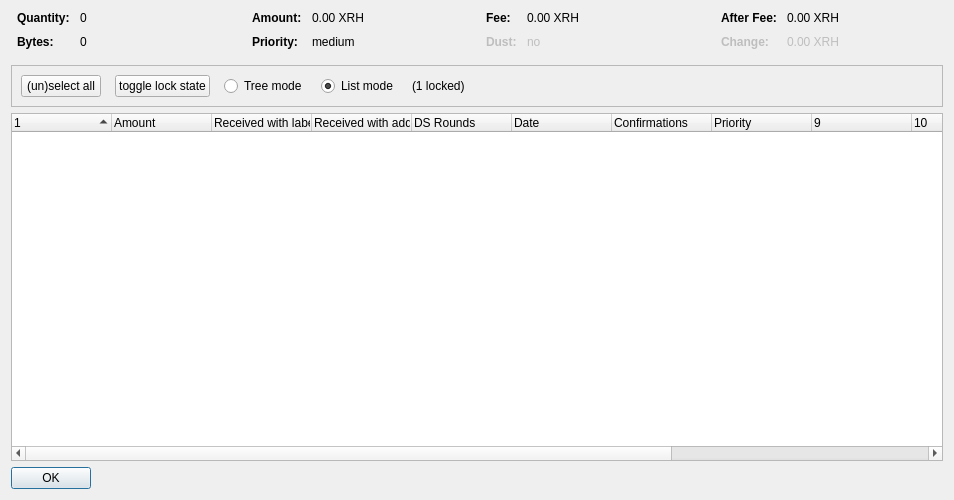
<?xml version="1.0" encoding="UTF-8"?>
<ui version="4.0">
 <class>CoinControlDialog</class>
 <widget class="QDialog" name="CoinControlDialog">
  <property name="geometry">
   <rect>
    <x>0</x>
    <y>0</y>
    <width>954</width>
    <height>500</height>
   </rect>
  </property>
  <property name="windowTitle">
   <string>Coin Selection</string>
  </property>
  <layout class="QVBoxLayout" name="verticalLayout">
   <item>
    <layout class="QHBoxLayout" name="horizontalLayoutTop" stretch="0,0,0,0">
     <property name="topMargin">
      <number>0</number>
     </property>
     <property name="bottomMargin">
      <number>10</number>
     </property>
     <item>
      <layout class="QFormLayout" name="formLayoutCoinControl1">
       <property name="horizontalSpacing">
        <number>10</number>
       </property>
       <property name="verticalSpacing">
        <number>10</number>
       </property>
       <property name="leftMargin">
        <number>6</number>
       </property>
       <property name="rightMargin">
        <number>6</number>
       </property>
       <item row="0" column="0">
        <widget class="QLabel" name="labelCoinControlQuantityText">
         <property name="font">
          <font>
           <weight>75</weight>
           <bold>true</bold>
          </font>
         </property>
         <property name="text">
          <string>Quantity:</string>
         </property>
        </widget>
       </item>
       <item row="0" column="1">
        <widget class="QLabel" name="labelCoinControlQuantity">
         <property name="cursor">
          <cursorShape>IBeamCursor</cursorShape>
         </property>
         <property name="contextMenuPolicy">
          <enum>Qt::ActionsContextMenu</enum>
         </property>
         <property name="text">
          <string notr="true">0</string>
         </property>
         <property name="textInteractionFlags">
          <set>Qt::LinksAccessibleByMouse|Qt::TextSelectableByKeyboard|Qt::TextSelectableByMouse</set>
         </property>
        </widget>
       </item>
       <item row="1" column="0">
        <widget class="QLabel" name="labelCoinControlBytesText">
         <property name="font">
          <font>
           <weight>75</weight>
           <bold>true</bold>
          </font>
         </property>
         <property name="text">
          <string>Bytes:</string>
         </property>
        </widget>
       </item>
       <item row="1" column="1">
        <widget class="QLabel" name="labelCoinControlBytes">
         <property name="cursor">
          <cursorShape>IBeamCursor</cursorShape>
         </property>
         <property name="contextMenuPolicy">
          <enum>Qt::ActionsContextMenu</enum>
         </property>
         <property name="text">
          <string notr="true">0</string>
         </property>
         <property name="textInteractionFlags">
          <set>Qt::LinksAccessibleByMouse|Qt::TextSelectableByKeyboard|Qt::TextSelectableByMouse</set>
         </property>
        </widget>
       </item>
      </layout>
     </item>
     <item>
      <layout class="QFormLayout" name="formLayoutCoinControl2">
       <property name="horizontalSpacing">
        <number>10</number>
       </property>
       <property name="verticalSpacing">
        <number>10</number>
       </property>
       <property name="leftMargin">
        <number>6</number>
       </property>
       <property name="rightMargin">
        <number>6</number>
       </property>
       <item row="0" column="0">
        <widget class="QLabel" name="labelCoinControlAmountText">
         <property name="font">
          <font>
           <weight>75</weight>
           <bold>true</bold>
          </font>
         </property>
         <property name="text">
          <string>Amount:</string>
         </property>
        </widget>
       </item>
       <item row="0" column="1">
        <widget class="QLabel" name="labelCoinControlAmount">
         <property name="cursor">
          <cursorShape>IBeamCursor</cursorShape>
         </property>
         <property name="contextMenuPolicy">
          <enum>Qt::ActionsContextMenu</enum>
         </property>
         <property name="text">
          <string notr="true">0.00 XRH</string>
         </property>
         <property name="textInteractionFlags">
          <set>Qt::LinksAccessibleByMouse|Qt::TextSelectableByKeyboard|Qt::TextSelectableByMouse</set>
         </property>
        </widget>
       </item>
       <item row="1" column="0">
        <widget class="QLabel" name="labelCoinControlPriorityText">
         <property name="font">
          <font>
           <weight>75</weight>
           <bold>true</bold>
          </font>
         </property>
         <property name="text">
          <string>Priority:</string>
         </property>
        </widget>
       </item>
       <item row="1" column="1">
        <widget class="QLabel" name="labelCoinControlPriority">
         <property name="cursor">
          <cursorShape>IBeamCursor</cursorShape>
         </property>
         <property name="contextMenuPolicy">
          <enum>Qt::ActionsContextMenu</enum>
         </property>
         <property name="text">
          <string>medium</string>
         </property>
         <property name="textInteractionFlags">
          <set>Qt::LinksAccessibleByMouse|Qt::TextSelectableByKeyboard|Qt::TextSelectableByMouse</set>
         </property>
        </widget>
       </item>
      </layout>
     </item>
     <item>
      <layout class="QFormLayout" name="formLayoutCoinControl3">
       <property name="horizontalSpacing">
        <number>10</number>
       </property>
       <property name="verticalSpacing">
        <number>10</number>
       </property>
       <property name="leftMargin">
        <number>6</number>
       </property>
       <property name="rightMargin">
        <number>6</number>
       </property>
       <item row="0" column="0">
        <widget class="QLabel" name="labelCoinControlFeeText">
         <property name="font">
          <font>
           <weight>75</weight>
           <bold>true</bold>
          </font>
         </property>
         <property name="text">
          <string>Fee:</string>
         </property>
        </widget>
       </item>
       <item row="0" column="1">
        <widget class="QLabel" name="labelCoinControlFee">
         <property name="cursor">
          <cursorShape>IBeamCursor</cursorShape>
         </property>
         <property name="contextMenuPolicy">
          <enum>Qt::ActionsContextMenu</enum>
         </property>
         <property name="text">
          <string notr="true">0.00 XRH</string>
         </property>
         <property name="textInteractionFlags">
          <set>Qt::LinksAccessibleByMouse|Qt::TextSelectableByKeyboard|Qt::TextSelectableByMouse</set>
         </property>
        </widget>
       </item>
       <item row="1" column="0">
        <widget class="QLabel" name="labelCoinControlLowOutputText">
         <property name="enabled">
          <bool>false</bool>
         </property>
         <property name="font">
          <font>
           <weight>75</weight>
           <bold>true</bold>
          </font>
         </property>
         <property name="text">
          <string>Dust:</string>
         </property>
        </widget>
       </item>
       <item row="1" column="1">
        <widget class="QLabel" name="labelCoinControlLowOutput">
         <property name="enabled">
          <bool>false</bool>
         </property>
         <property name="cursor">
          <cursorShape>IBeamCursor</cursorShape>
         </property>
         <property name="contextMenuPolicy">
          <enum>Qt::ActionsContextMenu</enum>
         </property>
         <property name="text">
          <string>no</string>
         </property>
         <property name="textInteractionFlags">
          <set>Qt::LinksAccessibleByMouse|Qt::TextSelectableByKeyboard|Qt::TextSelectableByMouse</set>
         </property>
        </widget>
       </item>
      </layout>
     </item>
     <item>
      <layout class="QFormLayout" name="formLayoutCoinControl4">
       <property name="horizontalSpacing">
        <number>10</number>
       </property>
       <property name="verticalSpacing">
        <number>10</number>
       </property>
       <property name="leftMargin">
        <number>6</number>
       </property>
       <property name="rightMargin">
        <number>6</number>
       </property>
       <item row="0" column="0">
        <widget class="QLabel" name="labelCoinControlAfterFeeText">
         <property name="font">
          <font>
           <weight>75</weight>
           <bold>true</bold>
          </font>
         </property>
         <property name="text">
          <string>After Fee:</string>
         </property>
        </widget>
       </item>
       <item row="0" column="1">
        <widget class="QLabel" name="labelCoinControlAfterFee">
         <property name="cursor">
          <cursorShape>IBeamCursor</cursorShape>
         </property>
         <property name="contextMenuPolicy">
          <enum>Qt::ActionsContextMenu</enum>
         </property>
         <property name="text">
          <string notr="true">0.00 XRH</string>
         </property>
         <property name="textInteractionFlags">
          <set>Qt::LinksAccessibleByMouse|Qt::TextSelectableByKeyboard|Qt::TextSelectableByMouse</set>
         </property>
        </widget>
       </item>
       <item row="1" column="0">
        <widget class="QLabel" name="labelCoinControlChangeText">
         <property name="enabled">
          <bool>false</bool>
         </property>
         <property name="font">
          <font>
           <weight>75</weight>
           <bold>true</bold>
          </font>
         </property>
         <property name="text">
          <string>Change:</string>
         </property>
        </widget>
       </item>
       <item row="1" column="1">
        <widget class="QLabel" name="labelCoinControlChange">
         <property name="enabled">
          <bool>false</bool>
         </property>
         <property name="cursor">
          <cursorShape>IBeamCursor</cursorShape>
         </property>
         <property name="contextMenuPolicy">
          <enum>Qt::ActionsContextMenu</enum>
         </property>
         <property name="text">
          <string notr="true">0.00 XRH</string>
         </property>
         <property name="textInteractionFlags">
          <set>Qt::LinksAccessibleByMouse|Qt::TextSelectableByKeyboard|Qt::TextSelectableByMouse</set>
         </property>
        </widget>
       </item>
      </layout>
     </item>
    </layout>
   </item>
   <item>
    <widget class="QFrame" name="frame">
     <property name="minimumSize">
      <size>
       <width>0</width>
       <height>40</height>
      </size>
     </property>
     <property name="frameShape">
      <enum>QFrame::StyledPanel</enum>
     </property>
     <property name="frameShadow">
      <enum>QFrame::Sunken</enum>
     </property>
     <layout class="QHBoxLayout" name="horizontalLayout">
      <item>
       <layout class="QHBoxLayout" name="horizontalLayoutPanel" stretch="0,0,0,0,0,0">
        <property name="spacing">
         <number>14</number>
        </property>
        <item>
         <widget class="QPushButton" name="pushButtonSelectAll">
          <property name="sizePolicy">
           <sizepolicy hsizetype="Maximum" vsizetype="Fixed">
            <horstretch>0</horstretch>
            <verstretch>0</verstretch>
           </sizepolicy>
          </property>
          <property name="text">
           <string>(un)select all</string>
          </property>
          <property name="autoDefault">
           <bool>false</bool>
          </property>
         </widget>
        </item>
        <item>
         <widget class="QPushButton" name="pushButtonToggleLock">
          <property name="sizePolicy">
           <sizepolicy hsizetype="Maximum" vsizetype="Fixed">
            <horstretch>0</horstretch>
            <verstretch>0</verstretch>
           </sizepolicy>
          </property>
          <property name="text">
           <string>toggle lock state</string>
          </property>
          <property name="autoDefault">
           <bool>false</bool>
          </property>
         </widget>
        </item>
        <item>
         <widget class="QRadioButton" name="radioTreeMode">
          <property name="sizePolicy">
           <sizepolicy hsizetype="Maximum" vsizetype="Fixed">
            <horstretch>0</horstretch>
            <verstretch>0</verstretch>
           </sizepolicy>
          </property>
          <property name="text">
           <string>Tree mode</string>
          </property>
         </widget>
        </item>
        <item>
         <widget class="QRadioButton" name="radioListMode">
          <property name="sizePolicy">
           <sizepolicy hsizetype="Maximum" vsizetype="Fixed">
            <horstretch>0</horstretch>
            <verstretch>0</verstretch>
           </sizepolicy>
          </property>
          <property name="text">
           <string>List mode</string>
          </property>
          <property name="checked">
           <bool>true</bool>
          </property>
         </widget>
        </item>
        <item>
         <widget class="QLabel" name="labelLocked">
          <property name="text">
           <string>(1 locked)</string>
          </property>
         </widget>
        </item>
        <item>
         <spacer name="horizontalSpacer">
          <property name="orientation">
           <enum>Qt::Horizontal</enum>
          </property>
          <property name="sizeHint" stdset="0">
           <size>
            <width>40</width>
            <height>20</height>
           </size>
          </property>
         </spacer>
        </item>
       </layout>
      </item>
     </layout>
    </widget>
   </item>
   <item>
    <widget class="CoinControlTreeWidget" name="treeWidget">
     <property name="contextMenuPolicy">
      <enum>Qt::CustomContextMenu</enum>
     </property>
     <property name="sortingEnabled">
      <bool>false</bool>
     </property>
     <property name="columnCount">
      <number>13</number>
     </property>
     <attribute name="headerShowSortIndicator" stdset="0">
      <bool>true</bool>
     </attribute>
     <attribute name="headerStretchLastSection">
      <bool>false</bool>
     </attribute>
     <column>
      <property name="text">
       <string/>
      </property>
     </column>
     <column>
      <property name="text">
       <string>Amount</string>
      </property>
     </column>
     <column>
      <property name="text">
       <string>Received with label</string>
      </property>
     </column>
     <column>
      <property name="text">
       <string>Received with address</string>
      </property>
     </column>
     <column>
      <property name="text">
       <string>DS Rounds</string>
      </property>
     </column>
     <column>
      <property name="text">
       <string>Date</string>
      </property>
     </column>
     <column>
      <property name="text">
       <string>Confirmations</string>
      </property>
      <property name="toolTip">
       <string>Confirmed</string>
      </property>
     </column>
     <column>
      <property name="text">
       <string>Priority</string>
      </property>
     </column>
     <column>
      <property name="text">
       <string/>
      </property>
     </column>
     <column>
      <property name="text">
       <string/>
      </property>
     </column>
     <column>
      <property name="text">
       <string/>
      </property>
     </column>
     <column>
      <property name="text">
       <string/>
      </property>
     </column>
     <column>
      <property name="text">
       <string/>
      </property>
     </column>
    </widget>
   </item>
   <item>
    <widget class="QDialogButtonBox" name="buttonBox">
     <property name="sizePolicy">
      <sizepolicy hsizetype="Maximum" vsizetype="Fixed">
       <horstretch>0</horstretch>
       <verstretch>0</verstretch>
      </sizepolicy>
     </property>
     <property name="orientation">
      <enum>Qt::Horizontal</enum>
     </property>
     <property name="standardButtons">
      <set>QDialogButtonBox::Ok</set>
     </property>
    </widget>
   </item>
  </layout>
 </widget>
 <customwidgets>
  <customwidget>
   <class>CoinControlTreeWidget</class>
   <extends>QTreeWidget</extends>
   <header>coincontroltreewidget.h</header>
  </customwidget>
 </customwidgets>
 <resources/>
 <connections/>
</ui>
